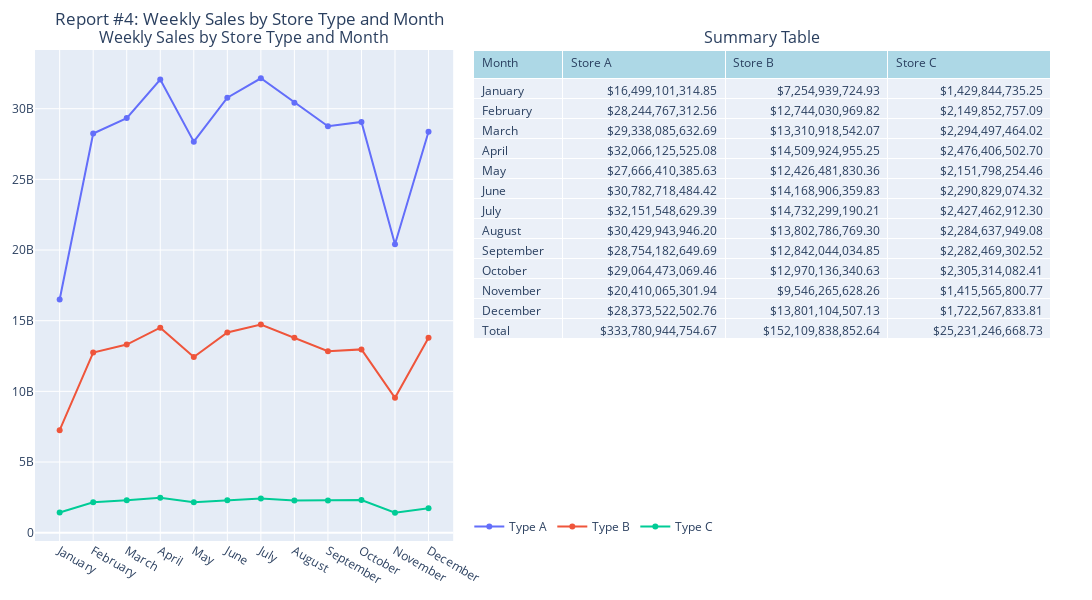

Notebook code for this chart:
### Code cell
# Let's combine the graph and the summary table into single dashboard-type of presentation

# First, let's layout the overall container for the charts
fig = make_subplots(
    rows=1,
    cols=2,
    column_widths=[0.42,0.58],
    horizontal_spacing=0.02,  # reduce the gutter between col1 and col2
    subplot_titles=("Weekly Sales by Store Type and Month", "Summary Table"),
    specs=[[{"type": "xy"}, {"type": "table"}]]
)

# Next, let's add the line chart to layout column 1
for store_type in df['store_type'].unique():
    df_subset = df[df['store_type'] == store_type]
    fig.add_trace(
        go.Scatter(
            x=df_subset['month_name'],
            y=df_subset['weekly_sales'],
            mode='lines+markers',
            name=f"Type {store_type}",
            text=df_subset['hover_text'],
            hovertemplate="%{text}<extra></extra>"
        ),
        row=1,
        col=1
    )

# Now add the summary table to layout column 2.  Be sure to use the 
# unformatted summary data in df_summary.
fig.add_trace(
    go.Table(
        columnwidth=[22, 40, 40, 40],
        header=dict(
            values=["Month", "Store A", "Store B", "Store C"],
            fill_color="lightblue",
            align="left"
        ),
        cells=dict(
            values=[
                df_summary['month_name'],
                df_summary['store_type_a_sales'],
                df_summary['store_type_b_sales'],
                df_summary['store_type_c_sales']
            ],
            format=["", ",.2f", ",.2f", ",.2f"],
            align=["left", "right","right","right"],
            prefix=["", "$", "$", "$"]
        )
    ),
    row=1,
    col=2
)

# Update layout
fig.update_layout(
    margin=dict(l=20, r=20, t=50, b=20),  # reduce the left/right margin a bit to help with horizontal scrolling
    height=600,
    width=1125,
    title_text="Report #4: Weekly Sales by Store Type and Month",
    legend=dict(
        orientation="h",
        yanchor="bottom",
        y=0.0,
        xanchor="center",
        x=0.55
    )
)

fig.show()

### Figure 1 — Plotly figure (JSON) as saved in the notebook; plotly's stock layout.template omitted (floating-point values rounded to 4 significant figures)
{"data": [{"hovertemplate": "%{text}<extra></extra>", "mode": "lines+markers", "name": "Type A", "text": ["Store Type: A<br>Month: January<br>Sales: $16,499,101,314.85", "Store Type: A<br>Month: February<br>Sales: $28,244,767,312.56", "Store Type: A<br>Month: March<br>Sales: $29,338,085,632.69", "Store Type: A<br>Month: April<br>Sales: $32,066,125,525.08", "Store Type: A<br>Month: May<br>Sales: $27,666,410,385.63", "Store Type: A<br>Month: June<br>Sales: $30,782,718,484.42", "Store Type: A<br>Month: July<br>Sales: $32,151,548,629.39", "Store Type: A<br>Month: August<br>Sales: $30,429,943,946.20", "Store Type: A<br>Month: September<br>Sales: $28,754,182,649.69", "Store Type: A<br>Month: October<br>Sales: $29,064,473,069.46", "Store Type: A<br>Month: November<br>Sales: $20,410,065,301.94", "Store Type: A<br>Month: December<br>Sales: $28,373,522,502.76"], "type": "scatter", "x": ["January", "February", "March", "April", "May", "June", "July", "August", "September", "October", "November", "December"], "xaxis": "x", "y": [16500000000.0, 28240000000.0, 29340000000.0, 32070000000.0, 27670000000.0, 30780000000.0, 32150000000.0, 30430000000.0, 28750000000.0, 29060000000.0, 20410000000.0, 28370000000.0], "yaxis": "y"}, {"hovertemplate": "%{text}<extra></extra>", "mode": "lines+markers", "name": "Type B", "text": ["Store Type: B<br>Month: January<br>Sales: $7,254,939,724.93", "Store Type: B<br>Month: February<br>Sales: $12,744,030,969.82", "Store Type: B<br>Month: March<br>Sales: $13,310,918,542.07", "Store Type: B<br>Month: April<br>Sales: $14,509,924,955.25", "Store Type: B<br>Month: May<br>Sales: $12,426,481,830.36", "Store Type: B<br>Month: June<br>Sales: $14,168,906,359.83", "Store Type: B<br>Month: July<br>Sales: $14,732,299,190.21", "Store Type: B<br>Month: August<br>Sales: $13,802,786,769.30", "Store Type: B<br>Month: September<br>Sales: $12,842,044,034.85", "Store Type: B<br>Month: October<br>Sales: $12,970,136,340.63", "Store Type: B<br>Month: November<br>Sales: $9,546,265,628.26", "Store Type: B<br>Month: December<br>Sales: $13,801,104,507.13"], "type": "scatter", "x": ["January", "February", "March", "April", "May", "June", "July", "August", "September", "October", "November", "December"], "xaxis": "x", "y": [7255000000.0, 12740000000.0, 13310000000.0, 14510000000.0, 12430000000.0, 14170000000.0, 14730000000.0, 13800000000.0, 12840000000.0, 12970000000.0, 9546000000.0, 13800000000.0], "yaxis": "y"}, {"hovertemplate": "%{text}<extra></extra>", "mode": "lines+markers", "name": "Type C", "text": ["Store Type: C<br>Month: January<br>Sales: $1,429,844,735.25", "Store Type: C<br>Month: February<br>Sales: $2,149,852,757.09", "Store Type: C<br>Month: March<br>Sales: $2,294,497,464.02", "Store Type: C<br>Month: April<br>Sales: $2,476,406,502.70", "Store Type: C<br>Month: May<br>Sales: $2,151,798,254.46", "Store Type: C<br>Month: June<br>Sales: $2,290,829,074.32", "Store Type: C<br>Month: July<br>Sales: $2,427,462,912.30", "Store Type: C<br>Month: August<br>Sales: $2,284,637,949.08", "Store Type: C<br>Month: September<br>Sales: $2,282,469,302.52", "Store Type: C<br>Month: October<br>Sales: $2,305,314,082.41", "Store Type: C<br>Month: November<br>Sales: $1,415,565,800.77", "Store Type: C<br>Month: December<br>Sales: $1,722,567,833.81"], "type": "scatter", "x": ["January", "February", "March", "April", "May", "June", "July", "August", "September", "October", "November", "December"], "xaxis": "x", "y": [1430000000.0, 2150000000.0, 2294000000.0, 2476000000.0, 2152000000.0, 2291000000.0, 2427000000.0, 2285000000.0, 2282000000.0, 2305000000.0, 1416000000.0, 1723000000.0], "yaxis": "y"}, {"cells": {"align": ["left", "right", "right", "right"], "format": ["", ",.2f", ",.2f", ",.2f"], "prefix": ["", "$", "$", "$"], "values": [["January", "February", "March", "April", "May", "June", "July", "August", "September", "October", "November", "December", "Total"], [16500000000.0, 28240000000.0, 29340000000.0, 32070000000.0, 27670000000.0, 30780000000.0, 32150000000.0, 30430000000.0, 28750000000.0, 29060000000.0, 20410000000.0, 28370000000.0, 333800000000.0], [7255000000.0, 12740000000.0, 13310000000.0, 14510000000.0, 12430000000.0, 14170000000.0, 14730000000.0, 13800000000.0, 12840000000.0, 12970000000.0, 9546000000.0, 13800000000.0, 152100000000.0], [1430000000.0, 2150000000.0, 2294000000.0, 2476000000.0, 2152000000.0, 2291000000.0, 2427000000.0, 2285000000.0, 2282000000.0, 2305000000.0, 1416000000.0, 1723000000.0, 25230000000.0]]}, "columnwidth": [22, 40, 40, 40], "domain": {"x": [0.4316, 1.0], "y": [0, 1]}, "header": {"align": "left", "fill": {"color": "lightblue"}, "values": ["Month", "Store A", "Store B", "Store C"]}, "type": "table"}], "layout": {"annotations": [{"font": {"size": 16}, "showarrow": false, "text": "Weekly Sales by Store Type and Month", "x": 0.2058, "xanchor": "center", "xref": "paper", "y": 1, "yanchor": "bottom", "yref": "paper"}, {"font": {"size": 16}, "showarrow": false, "text": "Summary Table", "x": 0.7158, "xanchor": "center", "xref": "paper", "y": 1, "yanchor": "bottom", "yref": "paper"}], "height": 600, "legend": {"orientation": "h", "x": 0.55, "xanchor": "center", "y": 0, "yanchor": "bottom"}, "margin": {"b": 20, "l": 20, "r": 20, "t": 50}, "title": {"text": "Report #4: Weekly Sales by Store Type and Month"}, "width": 1125, "xaxis": {"anchor": "y", "domain": [0, 0.4116]}, "yaxis": {"anchor": "x", "domain": [0, 1]}}}
